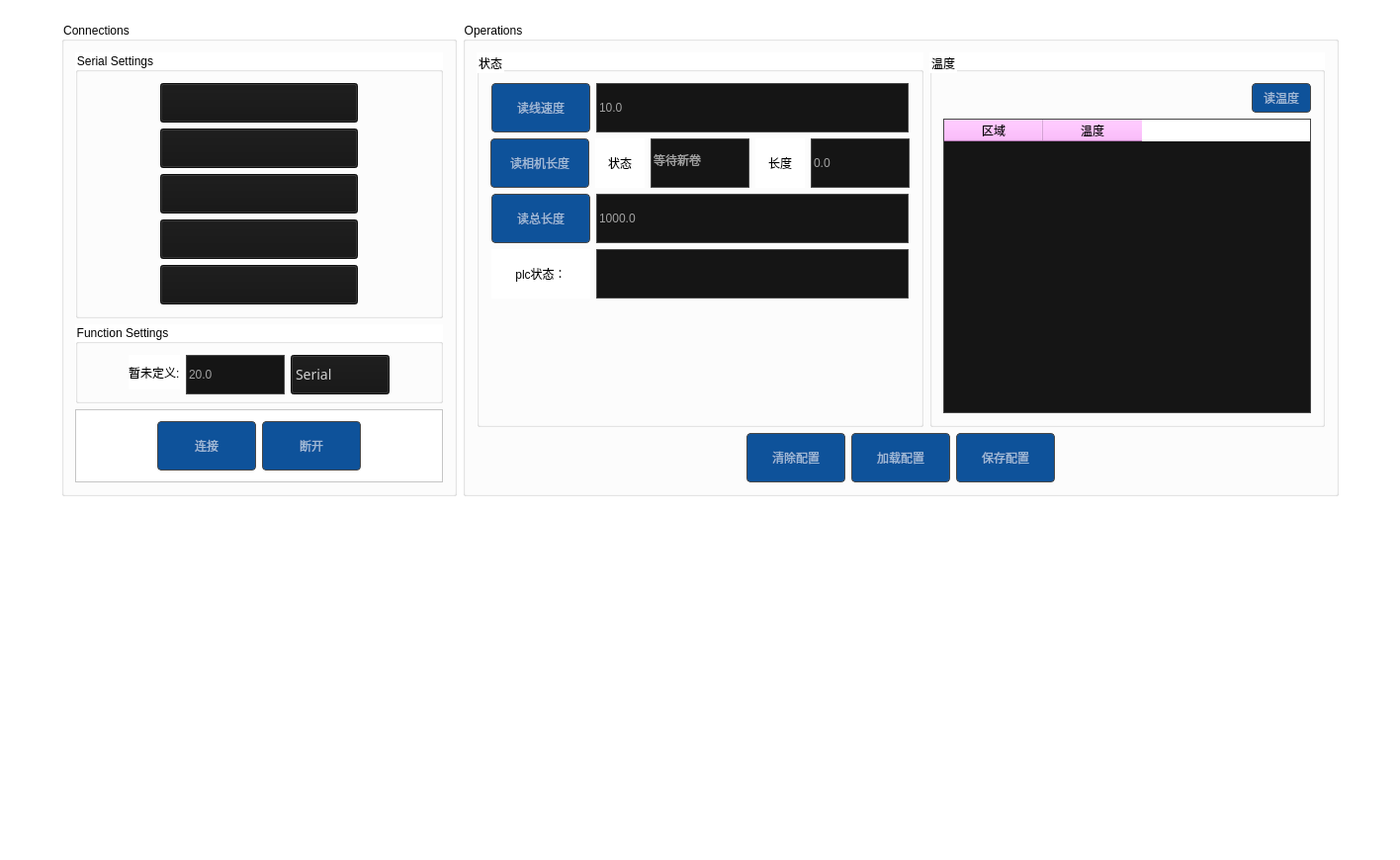
<?xml version="1.0" encoding="UTF-8"?>
<ui version="4.0">
 <class>settingFormPLC</class>
 <widget class="QWidget" name="settingFormPLC">
  <property name="geometry">
   <rect>
    <x>0</x>
    <y>0</y>
    <width>1391</width>
    <height>870</height>
   </rect>
  </property>
  <property name="windowTitle">
   <string>settingFormPLC</string>
  </property>
  <property name="styleSheet">
   <string notr="true">
 background-color: rgb(255, 255, 255);

</string>
  </property>
  <layout class="QGridLayout" name="gridLayout_8">
   <item row="0" column="1">
    <widget class="QWidget" name="centralWidget" native="true">
     <property name="sizePolicy">
      <sizepolicy hsizetype="Preferred" vsizetype="Preferred">
       <horstretch>0</horstretch>
       <verstretch>0</verstretch>
      </sizepolicy>
     </property>
     <property name="styleSheet">
      <string notr="true">/*color: rgba(255, 255, 255, 153);
border: none;
	background-color: rgb(37,37,37);
*/
</string>
     </property>
     <layout class="QGridLayout" name="gridLayout_7">
      <item row="0" column="1">
       <layout class="QHBoxLayout" name="horizontalLayout_9">
        <item>
         <widget class="QGroupBox" name="connection_2">
          <property name="minimumSize">
           <size>
            <width>400</width>
            <height>300</height>
           </size>
          </property>
          <property name="maximumSize">
           <size>
            <width>400</width>
            <height>16777215</height>
           </size>
          </property>
          <property name="styleSheet">
           <string notr="true">color: rgb(0, 0, 0);</string>
          </property>
          <property name="title">
           <string>Connections</string>
          </property>
          <layout class="QGridLayout" name="gridLayout_6">
           <item row="2" column="0">
            <widget class="QFrame" name="frame">
             <property name="maximumSize">
              <size>
               <width>16777215</width>
               <height>80</height>
              </size>
             </property>
             <property name="styleSheet">
              <string notr="true">QFrame#frame{
 color: rgb(255, 255, 255);
}</string>
             </property>
             <property name="frameShape">
              <enum>QFrame::StyledPanel</enum>
             </property>
             <property name="frameShadow">
              <enum>QFrame::Raised</enum>
             </property>
             <layout class="QGridLayout" name="gridLayout_2">
              <item row="0" column="0">
               <layout class="QHBoxLayout" name="horizontalLayout_8">
                <item>
                 <spacer name="horizontalSpacer_4">
                  <property name="orientation">
                   <enum>Qt::Horizontal</enum>
                  </property>
                  <property name="sizeHint" stdset="0">
                   <size>
                    <width>40</width>
                    <height>20</height>
                   </size>
                  </property>
                 </spacer>
                </item>
                <item>
                 <widget class="QPushButton" name="btnplcconnect_2">
                  <property name="minimumSize">
                   <size>
                    <width>100</width>
                    <height>50</height>
                   </size>
                  </property>
                  <property name="maximumSize">
                   <size>
                    <width>16777215</width>
                    <height>50</height>
                   </size>
                  </property>
                  <property name="styleSheet">
                   <string notr="true">border: 1px solid;
border-color: rgb(72, 72, 72);
border-radius: 4px;
color: rgba(255, 255, 255, 153);
background: #0E529A;
</string>
                  </property>
                  <property name="text">
                   <string>连接</string>
                  </property>
                 </widget>
                </item>
                <item>
                 <widget class="QPushButton" name="btnplcdisconnect_2">
                  <property name="minimumSize">
                   <size>
                    <width>100</width>
                    <height>50</height>
                   </size>
                  </property>
                  <property name="maximumSize">
                   <size>
                    <width>16777215</width>
                    <height>50</height>
                   </size>
                  </property>
                  <property name="styleSheet">
                   <string notr="true">border: 1px solid;
border-color: rgb(72, 72, 72);
border-radius: 4px;
color: rgba(255, 255, 255, 153);
background: #0E529A;
</string>
                  </property>
                  <property name="text">
                   <string>断开</string>
                  </property>
                 </widget>
                </item>
                <item>
                 <spacer name="horizontalSpacer_6">
                  <property name="orientation">
                   <enum>Qt::Horizontal</enum>
                  </property>
                  <property name="sizeHint" stdset="0">
                   <size>
                    <width>40</width>
                    <height>20</height>
                   </size>
                  </property>
                 </spacer>
                </item>
               </layout>
              </item>
             </layout>
            </widget>
           </item>
           <item row="0" column="0">
            <widget class="QGroupBox" name="serialsettings_2">
             <property name="minimumSize">
              <size>
               <width>0</width>
               <height>113</height>
              </size>
             </property>
             <property name="styleSheet">
              <string notr="true">color: rgb(0, 0, 0);</string>
             </property>
             <property name="title">
              <string>Serial Settings</string>
             </property>
             <property name="alignment">
              <set>Qt::AlignLeading|Qt::AlignLeft|Qt::AlignVCenter</set>
             </property>
             <layout class="QGridLayout" name="gridLayout_9">
              <item row="0" column="0">
               <spacer name="horizontalSpacer_14">
                <property name="orientation">
                 <enum>Qt::Horizontal</enum>
                </property>
                <property name="sizeHint" stdset="0">
                 <size>
                  <width>40</width>
                  <height>20</height>
                 </size>
                </property>
               </spacer>
              </item>
              <item row="0" column="1">
               <layout class="QVBoxLayout" name="verticalLayout_4">
                <item>
                 <widget class="QComboBox" name="combocomlist_2">
                  <property name="minimumSize">
                   <size>
                    <width>200</width>
                    <height>40</height>
                   </size>
                  </property>
                  <property name="maximumSize">
                   <size>
                    <width>100</width>
                    <height>40</height>
                   </size>
                  </property>
                  <property name="styleSheet">
                   <string notr="true">QComboBox{
font-family: PingFangSC-Regular;
font-size: 14px;
color: rgba(255,255,255,0.80);
letter-spacing: 0;
line-height: 18px;

background-color: rgb(21, 21, 21);

;
}

QComboBox::drop-down {
border:none;
 }

QComboBox::down-arrow { 

 image: url(:/resources/icons/ic_arrow_down.png);

}</string>
                  </property>
                 </widget>
                </item>
                <item>
                 <widget class="QComboBox" name="comboserialbaud_2">
                  <property name="minimumSize">
                   <size>
                    <width>200</width>
                    <height>40</height>
                   </size>
                  </property>
                  <property name="maximumSize">
                   <size>
                    <width>100</width>
                    <height>40</height>
                   </size>
                  </property>
                  <property name="styleSheet">
                   <string notr="true">QComboBox{
font-family: PingFangSC-Regular;
font-size: 14px;
color: rgba(255,255,255,0.80);
letter-spacing: 0;
line-height: 18px;

background-color: rgb(21, 21, 21);

;
}

QComboBox::drop-down {
border:none;
 }

QComboBox::down-arrow { 

 image: url(:/resources/icons/ic_arrow_down.png);

}</string>
                  </property>
                 </widget>
                </item>
                <item>
                 <widget class="QComboBox" name="comboserialdatabit_2">
                  <property name="minimumSize">
                   <size>
                    <width>200</width>
                    <height>40</height>
                   </size>
                  </property>
                  <property name="maximumSize">
                   <size>
                    <width>100</width>
                    <height>40</height>
                   </size>
                  </property>
                  <property name="styleSheet">
                   <string notr="true">QComboBox{
font-family: PingFangSC-Regular;
font-size: 14px;
color: rgba(255,255,255,0.80);
letter-spacing: 0;
line-height: 18px;

background-color: rgb(21, 21, 21);

;
}

QComboBox::drop-down {
border:none;
 }

QComboBox::down-arrow { 

 image: url(:/resources/icons/ic_arrow_down.png);

}</string>
                  </property>
                 </widget>
                </item>
                <item>
                 <widget class="QComboBox" name="comboserialparity_2">
                  <property name="minimumSize">
                   <size>
                    <width>200</width>
                    <height>40</height>
                   </size>
                  </property>
                  <property name="maximumSize">
                   <size>
                    <width>100</width>
                    <height>40</height>
                   </size>
                  </property>
                  <property name="styleSheet">
                   <string notr="true">QComboBox{
font-family: PingFangSC-Regular;
font-size: 14px;
color: rgba(255,255,255,0.80);
letter-spacing: 0;
line-height: 18px;

background-color: rgb(21, 21, 21);

;
}

QComboBox::drop-down {
border:none;
 }

QComboBox::down-arrow { 

 image: url(:/resources/icons/ic_arrow_down.png);

}</string>
                  </property>
                 </widget>
                </item>
                <item>
                 <widget class="QComboBox" name="comboserialstopbit_2">
                  <property name="minimumSize">
                   <size>
                    <width>200</width>
                    <height>40</height>
                   </size>
                  </property>
                  <property name="maximumSize">
                   <size>
                    <width>100</width>
                    <height>40</height>
                   </size>
                  </property>
                  <property name="styleSheet">
                   <string notr="true">QComboBox{
font-family: PingFangSC-Regular;
font-size: 14px;
color: rgba(255,255,255,0.80);
letter-spacing: 0;
line-height: 18px;

background-color: rgb(21, 21, 21);

;
}

QComboBox::drop-down {
border:none;
 }

QComboBox::down-arrow { 

 image: url(:/resources/icons/ic_arrow_down.png);

}</string>
                  </property>
                 </widget>
                </item>
               </layout>
              </item>
              <item row="0" column="2">
               <spacer name="horizontalSpacer_15">
                <property name="orientation">
                 <enum>Qt::Horizontal</enum>
                </property>
                <property name="sizeHint" stdset="0">
                 <size>
                  <width>40</width>
                  <height>20</height>
                 </size>
                </property>
               </spacer>
              </item>
             </layout>
            </widget>
           </item>
           <item row="1" column="0">
            <widget class="QGroupBox" name="tcpipsettings_2">
             <property name="minimumSize">
              <size>
               <width>0</width>
               <height>50</height>
              </size>
             </property>
             <property name="maximumSize">
              <size>
               <width>16777215</width>
               <height>80</height>
              </size>
             </property>
             <property name="title">
              <string>Function Settings</string>
             </property>
             <layout class="QGridLayout" name="gridLayout_3">
              <item row="0" column="0">
               <layout class="QHBoxLayout" name="horizontalLayout_4">
                <property name="spacing">
                 <number>6</number>
                </property>
                <item>
                 <spacer name="horizontalSpacer_9">
                  <property name="orientation">
                   <enum>Qt::Horizontal</enum>
                  </property>
                  <property name="sizeHint" stdset="0">
                   <size>
                    <width>40</width>
                    <height>20</height>
                   </size>
                  </property>
                 </spacer>
                </item>
                <item>
                 <widget class="QLabel" name="label_3">
                  <property name="text">
                   <string>暂未定义:</string>
                  </property>
                 </widget>
                </item>
                <item>
                 <widget class="QLineEdit" name="editplccameraoffset">
                  <property name="minimumSize">
                   <size>
                    <width>100</width>
                    <height>40</height>
                   </size>
                  </property>
                  <property name="maximumSize">
                   <size>
                    <width>100</width>
                    <height>40</height>
                   </size>
                  </property>
                  <property name="styleSheet">
                   <string notr="true">border: 1px solid;
border-color: rgb(72, 72, 72);
 color: rgba(255, 255, 255, 153);
background-color: rgb(21, 21, 21);</string>
                  </property>
                  <property name="text">
                   <string>20.0</string>
                  </property>
                 </widget>
                </item>
                <item>
                 <widget class="QComboBox" name="comboconnecttype_2">
                  <property name="minimumSize">
                   <size>
                    <width>100</width>
                    <height>40</height>
                   </size>
                  </property>
                  <property name="maximumSize">
                   <size>
                    <width>100</width>
                    <height>40</height>
                   </size>
                  </property>
                  <property name="styleSheet">
                   <string notr="true">QComboBox{
font-family: PingFangSC-Regular;
font-size: 14px;
color: rgba(255,255,255,0.80);
letter-spacing: 0;
line-height: 18px;

background-color: rgb(21, 21, 21);

;
}

QComboBox::drop-down {
border:none;
 }

QComboBox::down-arrow { 

 image: url(:/resources/icons/ic_arrow_down.png);

}</string>
                  </property>
                  <item>
                   <property name="text">
                    <string>Serial</string>
                   </property>
                  </item>
                 </widget>
                </item>
                <item>
                 <spacer name="horizontalSpacer_65">
                  <property name="orientation">
                   <enum>Qt::Horizontal</enum>
                  </property>
                  <property name="sizeHint" stdset="0">
                   <size>
                    <width>40</width>
                    <height>20</height>
                   </size>
                  </property>
                 </spacer>
                </item>
               </layout>
              </item>
             </layout>
            </widget>
           </item>
          </layout>
         </widget>
        </item>
        <item>
         <widget class="QGroupBox" name="operations_2">
          <property name="enabled">
           <bool>true</bool>
          </property>
          <property name="minimumSize">
           <size>
            <width>0</width>
            <height>0</height>
           </size>
          </property>
          <property name="styleSheet">
           <string notr="true">color: rgb(0, 0, 0);</string>
          </property>
          <property name="title">
           <string>Operations</string>
          </property>
          <layout class="QGridLayout" name="gridLayout_5">
           <item row="0" column="0">
            <layout class="QVBoxLayout" name="verticalLayout_3">
             <item>
              <layout class="QHBoxLayout" name="horizontalLayout_7">
               <item>
                <widget class="QGroupBox" name="groupBox_2">
                 <property name="maximumSize">
                  <size>
                   <width>600</width>
                   <height>16777215</height>
                  </size>
                 </property>
                 <property name="title">
                  <string>状态</string>
                 </property>
                 <layout class="QGridLayout" name="gridLayout_4">
                  <item row="0" column="0">
                   <layout class="QVBoxLayout" name="verticalLayout_2">
                    <item>
                     <layout class="QHBoxLayout" name="horizontalLayout_2">
                      <item>
                       <spacer name="horizontalSpacer_7">
                        <property name="orientation">
                         <enum>Qt::Horizontal</enum>
                        </property>
                        <property name="sizeHint" stdset="0">
                         <size>
                          <width>40</width>
                          <height>20</height>
                         </size>
                        </property>
                       </spacer>
                      </item>
                      <item>
                       <widget class="QPushButton" name="btnplcreadspeed">
                        <property name="minimumSize">
                         <size>
                          <width>100</width>
                          <height>50</height>
                         </size>
                        </property>
                        <property name="maximumSize">
                         <size>
                          <width>16777215</width>
                          <height>50</height>
                         </size>
                        </property>
                        <property name="styleSheet">
                         <string notr="true">border: 1px solid;
border-color: rgb(72, 72, 72);
border-radius: 4px;
color: rgba(255, 255, 255, 153);
background: #0E529A;
</string>
                        </property>
                        <property name="text">
                         <string>读线速度</string>
                        </property>
                       </widget>
                      </item>
                      <item>
                       <widget class="QLineEdit" name="editplcspeed">
                        <property name="minimumSize">
                         <size>
                          <width>316</width>
                          <height>50</height>
                         </size>
                        </property>
                        <property name="maximumSize">
                         <size>
                          <width>200</width>
                          <height>50</height>
                         </size>
                        </property>
                        <property name="styleSheet">
                         <string notr="true">border: 1px solid;
border-color: rgb(72, 72, 72);
 color: rgba(255, 255, 255, 153);
background-color: rgb(21, 21, 21);</string>
                        </property>
                        <property name="text">
                         <string>10.0</string>
                        </property>
                       </widget>
                      </item>
                      <item>
                       <spacer name="horizontalSpacer">
                        <property name="orientation">
                         <enum>Qt::Horizontal</enum>
                        </property>
                        <property name="sizeHint" stdset="0">
                         <size>
                          <width>40</width>
                          <height>20</height>
                         </size>
                        </property>
                       </spacer>
                      </item>
                     </layout>
                    </item>
                    <item>
                     <layout class="QHBoxLayout" name="horizontalLayout_3">
                      <item>
                       <spacer name="horizontalSpacer_8">
                        <property name="orientation">
                         <enum>Qt::Horizontal</enum>
                        </property>
                        <property name="sizeHint" stdset="0">
                         <size>
                          <width>40</width>
                          <height>20</height>
                         </size>
                        </property>
                       </spacer>
                      </item>
                      <item>
                       <widget class="QPushButton" name="btnplcreadlength">
                        <property name="minimumSize">
                         <size>
                          <width>100</width>
                          <height>50</height>
                         </size>
                        </property>
                        <property name="maximumSize">
                         <size>
                          <width>100</width>
                          <height>50</height>
                         </size>
                        </property>
                        <property name="styleSheet">
                         <string notr="true">border: 1px solid;
border-color: rgb(72, 72, 72);
border-radius: 4px;
color: rgba(255, 255, 255, 153);
background: #0E529A;
</string>
                        </property>
                        <property name="text">
                         <string>读相机长度</string>
                        </property>
                       </widget>
                      </item>
                      <item>
                       <widget class="QLabel" name="label_7">
                        <property name="minimumSize">
                         <size>
                          <width>50</width>
                          <height>50</height>
                         </size>
                        </property>
                        <property name="maximumSize">
                         <size>
                          <width>50</width>
                          <height>16777215</height>
                         </size>
                        </property>
                        <property name="sizeIncrement">
                         <size>
                          <width>100</width>
                          <height>50</height>
                         </size>
                        </property>
                        <property name="text">
                         <string>状态</string>
                        </property>
                        <property name="alignment">
                         <set>Qt::AlignCenter</set>
                        </property>
                       </widget>
                      </item>
                      <item>
                       <widget class="QLineEdit" name="editplcplclength">
                        <property name="minimumSize">
                         <size>
                          <width>100</width>
                          <height>50</height>
                         </size>
                        </property>
                        <property name="maximumSize">
                         <size>
                          <width>100</width>
                          <height>50</height>
                         </size>
                        </property>
                        <property name="sizeIncrement">
                         <size>
                          <width>100</width>
                          <height>50</height>
                         </size>
                        </property>
                        <property name="styleSheet">
                         <string notr="true">border: 1px solid;
border-color: rgb(72, 72, 72);
 color: rgba(255, 255, 255, 153);
background-color: rgb(21, 21, 21);</string>
                        </property>
                        <property name="text">
                         <string>等待新卷</string>
                        </property>
                       </widget>
                      </item>
                      <item>
                       <widget class="QLabel" name="label_5">
                        <property name="minimumSize">
                         <size>
                          <width>50</width>
                          <height>0</height>
                         </size>
                        </property>
                        <property name="maximumSize">
                         <size>
                          <width>50</width>
                          <height>50</height>
                         </size>
                        </property>
                        <property name="sizeIncrement">
                         <size>
                          <width>100</width>
                          <height>50</height>
                         </size>
                        </property>
                        <property name="text">
                         <string>长度</string>
                        </property>
                        <property name="alignment">
                         <set>Qt::AlignCenter</set>
                        </property>
                       </widget>
                      </item>
                      <item>
                       <widget class="QLineEdit" name="editplccameralength">
                        <property name="minimumSize">
                         <size>
                          <width>100</width>
                          <height>50</height>
                         </size>
                        </property>
                        <property name="maximumSize">
                         <size>
                          <width>100</width>
                          <height>50</height>
                         </size>
                        </property>
                        <property name="styleSheet">
                         <string notr="true">border: 1px solid;
border-color: rgb(72, 72, 72);
 color: rgba(255, 255, 255, 153);
background-color: rgb(21, 21, 21);</string>
                        </property>
                        <property name="text">
                         <string>0.0</string>
                        </property>
                       </widget>
                      </item>
                      <item>
                       <spacer name="horizontalSpacer_5">
                        <property name="orientation">
                         <enum>Qt::Horizontal</enum>
                        </property>
                        <property name="sizeHint" stdset="0">
                         <size>
                          <width>40</width>
                          <height>20</height>
                         </size>
                        </property>
                       </spacer>
                      </item>
                     </layout>
                    </item>
                    <item>
                     <layout class="QHBoxLayout" name="horizontalLayout_5">
                      <item>
                       <spacer name="horizontalSpacer_10">
                        <property name="orientation">
                         <enum>Qt::Horizontal</enum>
                        </property>
                        <property name="sizeHint" stdset="0">
                         <size>
                          <width>40</width>
                          <height>20</height>
                         </size>
                        </property>
                       </spacer>
                      </item>
                      <item>
                       <widget class="QPushButton" name="btnplcreadtotallength">
                        <property name="minimumSize">
                         <size>
                          <width>100</width>
                          <height>50</height>
                         </size>
                        </property>
                        <property name="maximumSize">
                         <size>
                          <width>16777215</width>
                          <height>50</height>
                         </size>
                        </property>
                        <property name="styleSheet">
                         <string notr="true">border: 1px solid;
border-color: rgb(72, 72, 72);
border-radius: 4px;
color: rgba(255, 255, 255, 153);
background: #0E529A;
</string>
                        </property>
                        <property name="text">
                         <string>读总长度</string>
                        </property>
                       </widget>
                      </item>
                      <item>
                       <widget class="QLineEdit" name="editplctotallength">
                        <property name="minimumSize">
                         <size>
                          <width>316</width>
                          <height>50</height>
                         </size>
                        </property>
                        <property name="maximumSize">
                         <size>
                          <width>200</width>
                          <height>50</height>
                         </size>
                        </property>
                        <property name="styleSheet">
                         <string notr="true">border: 1px solid;
border-color: rgb(72, 72, 72);
 color: rgba(255, 255, 255, 153);
background-color: rgb(21, 21, 21);</string>
                        </property>
                        <property name="text">
                         <string>1000.0</string>
                        </property>
                       </widget>
                      </item>
                      <item>
                       <spacer name="horizontalSpacer_2">
                        <property name="orientation">
                         <enum>Qt::Horizontal</enum>
                        </property>
                        <property name="sizeHint" stdset="0">
                         <size>
                          <width>40</width>
                          <height>20</height>
                         </size>
                        </property>
                       </spacer>
                      </item>
                     </layout>
                    </item>
                    <item>
                     <layout class="QHBoxLayout" name="horizontalLayout_6">
                      <item>
                       <spacer name="horizontalSpacer_11">
                        <property name="orientation">
                         <enum>Qt::Horizontal</enum>
                        </property>
                        <property name="sizeHint" stdset="0">
                         <size>
                          <width>40</width>
                          <height>20</height>
                         </size>
                        </property>
                       </spacer>
                      </item>
                      <item>
                       <widget class="QLabel" name="label_2">
                        <property name="minimumSize">
                         <size>
                          <width>100</width>
                          <height>50</height>
                         </size>
                        </property>
                        <property name="maximumSize">
                         <size>
                          <width>16777215</width>
                          <height>50</height>
                         </size>
                        </property>
                        <property name="text">
                         <string>plc状态：</string>
                        </property>
                        <property name="alignment">
                         <set>Qt::AlignCenter</set>
                        </property>
                       </widget>
                      </item>
                      <item>
                       <widget class="QTextBrowser" name="tbplcmessage_2">
                        <property name="minimumSize">
                         <size>
                          <width>316</width>
                          <height>0</height>
                         </size>
                        </property>
                        <property name="maximumSize">
                         <size>
                          <width>200</width>
                          <height>50</height>
                         </size>
                        </property>
                        <property name="sizeIncrement">
                         <size>
                          <width>0</width>
                          <height>10</height>
                         </size>
                        </property>
                        <property name="styleSheet">
                         <string notr="true">border: 1px solid;
border-color: rgb(72, 72, 72);
 color: rgba(255, 255, 255, 153);
background-color: rgb(21, 21, 21);</string>
                        </property>
                       </widget>
                      </item>
                      <item>
                       <spacer name="horizontalSpacer_73">
                        <property name="orientation">
                         <enum>Qt::Horizontal</enum>
                        </property>
                        <property name="sizeHint" stdset="0">
                         <size>
                          <width>40</width>
                          <height>20</height>
                         </size>
                        </property>
                       </spacer>
                      </item>
                     </layout>
                    </item>
                   </layout>
                  </item>
                  <item row="1" column="0">
                   <spacer name="verticalSpacer">
                    <property name="orientation">
                     <enum>Qt::Vertical</enum>
                    </property>
                    <property name="sizeHint" stdset="0">
                     <size>
                      <width>20</width>
                      <height>40</height>
                     </size>
                    </property>
                   </spacer>
                  </item>
                 </layout>
                </widget>
               </item>
               <item>
                <widget class="QGroupBox" name="groupBox">
                 <property name="minimumSize">
                  <size>
                   <width>400</width>
                   <height>114</height>
                  </size>
                 </property>
                 <property name="title">
                  <string>温度</string>
                 </property>
                 <layout class="QGridLayout" name="gridLayout">
                  <item row="0" column="0">
                   <layout class="QVBoxLayout" name="verticalLayout">
                    <item>
                     <layout class="QHBoxLayout" name="horizontalLayout">
                      <item>
                       <spacer name="horizontalSpacer_71">
                        <property name="orientation">
                         <enum>Qt::Horizontal</enum>
                        </property>
                        <property name="sizeHint" stdset="0">
                         <size>
                          <width>40</width>
                          <height>20</height>
                         </size>
                        </property>
                       </spacer>
                      </item>
                      <item>
                       <widget class="QPushButton" name="btnplcreadtemp">
                        <property name="minimumSize">
                         <size>
                          <width>60</width>
                          <height>30</height>
                         </size>
                        </property>
                        <property name="maximumSize">
                         <size>
                          <width>60</width>
                          <height>30</height>
                         </size>
                        </property>
                        <property name="styleSheet">
                         <string notr="true">border: 1px solid;
border-color: rgb(72, 72, 72);
border-radius: 4px;
color: rgba(255, 255, 255, 153);
background: #0E529A;
</string>
                        </property>
                        <property name="text">
                         <string>读温度</string>
                        </property>
                       </widget>
                      </item>
                     </layout>
                    </item>
                    <item>
                     <widget class="QTableWidget" name="tableplctemp">
                      <property name="minimumSize">
                       <size>
                        <width>0</width>
                        <height>200</height>
                       </size>
                      </property>
                      <property name="styleSheet">
                       <string notr="true">QTableWidget{
border: 1px solid;
border-color: rgb(72, 72, 72);
color: rgba(255, 255, 255, 153);
background-color: rgb(21, 21, 21); 
}

QTableWidget QHeaderView::section{
background-color: rgb(59, 59, 59);
	background-color: rgb(255, 255, 255);
	background-color: rgb(255, 170, 255);
	color: rgb(0, 0, 0);

}</string>
                      </property>
                      <attribute name="horizontalHeaderVisible">
                       <bool>true</bool>
                      </attribute>
                      <attribute name="horizontalHeaderHighlightSections">
                       <bool>true</bool>
                      </attribute>
                      <attribute name="verticalHeaderVisible">
                       <bool>false</bool>
                      </attribute>
                      <column>
                       <property name="text">
                        <string>区域</string>
                       </property>
                       <property name="background">
                        <color>
                         <red>0</red>
                         <green>0</green>
                         <blue>0</blue>
                        </color>
                       </property>
                       <property name="foreground">
                        <brush brushstyle="NoBrush">
                         <color alpha="255">
                          <red>0</red>
                          <green>0</green>
                          <blue>0</blue>
                         </color>
                        </brush>
                       </property>
                      </column>
                      <column>
                       <property name="text">
                        <string>温度</string>
                       </property>
                      </column>
                     </widget>
                    </item>
                   </layout>
                  </item>
                 </layout>
                </widget>
               </item>
              </layout>
             </item>
             <item>
              <layout class="QHBoxLayout" name="horizontalLayout_14">
               <item>
                <spacer name="horizontalSpacer_74">
                 <property name="orientation">
                  <enum>Qt::Horizontal</enum>
                 </property>
                 <property name="sizeHint" stdset="0">
                  <size>
                   <width>40</width>
                   <height>20</height>
                  </size>
                 </property>
                </spacer>
               </item>
               <item>
                <widget class="QPushButton" name="btnclearini_2">
                 <property name="minimumSize">
                  <size>
                   <width>100</width>
                   <height>50</height>
                  </size>
                 </property>
                 <property name="maximumSize">
                  <size>
                   <width>100</width>
                   <height>50</height>
                  </size>
                 </property>
                 <property name="styleSheet">
                  <string notr="true">border: 1px solid;
border-color: rgb(72, 72, 72);
border-radius: 4px;
color: rgba(255, 255, 255, 153);
background: #0E529A;
</string>
                 </property>
                 <property name="text">
                  <string>清除配置</string>
                 </property>
                </widget>
               </item>
               <item>
                <widget class="QPushButton" name="btnloadini_2">
                 <property name="minimumSize">
                  <size>
                   <width>100</width>
                   <height>50</height>
                  </size>
                 </property>
                 <property name="maximumSize">
                  <size>
                   <width>100</width>
                   <height>50</height>
                  </size>
                 </property>
                 <property name="styleSheet">
                  <string notr="true">border: 1px solid;
border-color: rgb(72, 72, 72);
border-radius: 4px;
color: rgba(255, 255, 255, 153);
background: #0E529A;
</string>
                 </property>
                 <property name="text">
                  <string>加载配置</string>
                 </property>
                </widget>
               </item>
               <item>
                <widget class="QPushButton" name="btnsaveini">
                 <property name="minimumSize">
                  <size>
                   <width>100</width>
                   <height>50</height>
                  </size>
                 </property>
                 <property name="maximumSize">
                  <size>
                   <width>100</width>
                   <height>50</height>
                  </size>
                 </property>
                 <property name="styleSheet">
                  <string notr="true">border: 1px solid;
border-color: rgb(72, 72, 72);
border-radius: 4px;
color: rgba(255, 255, 255, 153);
background: #0E529A;
</string>
                 </property>
                 <property name="text">
                  <string>保存配置</string>
                 </property>
                </widget>
               </item>
               <item>
                <spacer name="horizontalSpacer_3">
                 <property name="orientation">
                  <enum>Qt::Horizontal</enum>
                 </property>
                 <property name="sizeHint" stdset="0">
                  <size>
                   <width>40</width>
                   <height>20</height>
                  </size>
                 </property>
                </spacer>
               </item>
              </layout>
             </item>
            </layout>
           </item>
          </layout>
         </widget>
        </item>
       </layout>
      </item>
      <item row="1" column="1">
       <spacer name="verticalSpacer_2">
        <property name="orientation">
         <enum>Qt::Vertical</enum>
        </property>
        <property name="sizeHint" stdset="0">
         <size>
          <width>20</width>
          <height>40</height>
         </size>
        </property>
       </spacer>
      </item>
     </layout>
    </widget>
   </item>
   <item row="0" column="2">
    <spacer name="horizontalSpacer_13">
     <property name="orientation">
      <enum>Qt::Horizontal</enum>
     </property>
     <property name="sizeType">
      <enum>QSizePolicy::Fixed</enum>
     </property>
     <property name="sizeHint" stdset="0">
      <size>
       <width>40</width>
       <height>20</height>
      </size>
     </property>
    </spacer>
   </item>
   <item row="0" column="0">
    <spacer name="horizontalSpacer_12">
     <property name="orientation">
      <enum>Qt::Horizontal</enum>
     </property>
     <property name="sizeType">
      <enum>QSizePolicy::Fixed</enum>
     </property>
     <property name="sizeHint" stdset="0">
      <size>
       <width>40</width>
       <height>20</height>
      </size>
     </property>
    </spacer>
   </item>
  </layout>
 </widget>
 <layoutdefault spacing="6" margin="11"/>
 <resources/>
 <connections/>
</ui>
